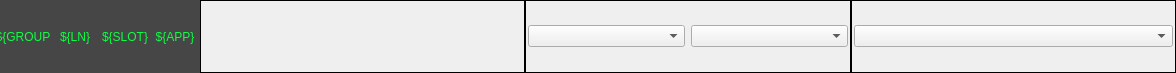
<?xml version="1.0" encoding="UTF-8"?>
<ui version="4.0">
 <class>Form</class>
 <widget class="QWidget" name="Form">
  <property name="geometry">
   <rect>
    <x>0</x>
    <y>0</y>
    <width>1176</width>
    <height>73</height>
   </rect>
  </property>
  <property name="minimumSize">
   <size>
    <width>0</width>
    <height>20</height>
   </size>
  </property>
  <property name="windowTitle">
   <string>Form</string>
  </property>
  <layout class="QHBoxLayout" name="horizontalLayout">
   <property name="spacing">
    <number>0</number>
   </property>
   <property name="leftMargin">
    <number>0</number>
   </property>
   <property name="topMargin">
    <number>0</number>
   </property>
   <property name="rightMargin">
    <number>0</number>
   </property>
   <property name="bottomMargin">
    <number>0</number>
   </property>
   <item>
    <widget class="QLabel" name="label">
     <property name="minimumSize">
      <size>
       <width>0</width>
       <height>20</height>
      </size>
     </property>
     <property name="maximumSize">
      <size>
       <width>50</width>
       <height>16777215</height>
      </size>
     </property>
     <property name="styleSheet">
      <string notr="true">color: rgb(12, 255, 68);
background-color: rgb(70, 70, 70);</string>
     </property>
     <property name="text">
      <string>${GROUP}</string>
     </property>
     <property name="alignment">
      <set>Qt::AlignCenter</set>
     </property>
    </widget>
   </item>
   <item>
    <widget class="QLabel" name="label_2">
     <property name="minimumSize">
      <size>
       <width>0</width>
       <height>20</height>
      </size>
     </property>
     <property name="maximumSize">
      <size>
       <width>50</width>
       <height>16777215</height>
      </size>
     </property>
     <property name="styleSheet">
      <string notr="true">color: rgb(12, 255, 68);
background-color: rgb(70, 70, 70);</string>
     </property>
     <property name="text">
      <string>${LN}</string>
     </property>
     <property name="alignment">
      <set>Qt::AlignCenter</set>
     </property>
    </widget>
   </item>
   <item>
    <widget class="QLabel" name="label_3">
     <property name="minimumSize">
      <size>
       <width>0</width>
       <height>20</height>
      </size>
     </property>
     <property name="maximumSize">
      <size>
       <width>50</width>
       <height>16777215</height>
      </size>
     </property>
     <property name="styleSheet">
      <string notr="true">color: rgb(12, 255, 68);
background-color: rgb(70, 70, 70);</string>
     </property>
     <property name="text">
      <string>${SLOT}</string>
     </property>
     <property name="alignment">
      <set>Qt::AlignCenter</set>
     </property>
    </widget>
   </item>
   <item>
    <widget class="QLabel" name="label_4">
     <property name="minimumSize">
      <size>
       <width>0</width>
       <height>20</height>
      </size>
     </property>
     <property name="maximumSize">
      <size>
       <width>50</width>
       <height>16777215</height>
      </size>
     </property>
     <property name="styleSheet">
      <string notr="true">color: rgb(12, 255, 68);
background-color: rgb(70, 70, 70);</string>
     </property>
     <property name="text">
      <string>${APP}</string>
     </property>
     <property name="alignment">
      <set>Qt::AlignCenter</set>
     </property>
    </widget>
   </item>
   <item>
    <widget class="PyDMFrame" name="PyDMFrame">
     <property name="minimumSize">
      <size>
       <width>0</width>
       <height>0</height>
      </size>
     </property>
     <property name="maximumSize">
      <size>
       <width>16777215</width>
       <height>16777215</height>
      </size>
     </property>
     <property name="toolTip">
      <string/>
     </property>
     <property name="frameShape">
      <enum>QFrame::Box</enum>
     </property>
     <property name="alarmSensitiveBorder" stdset="0">
      <bool>true</bool>
     </property>
     <property name="channel" stdset="0">
      <string>ca://${CN}:APP${APP}_ENABLE_RBV</string>
     </property>
     <layout class="QGridLayout" name="gridLayout_2">
      <property name="leftMargin">
       <number>2</number>
      </property>
      <property name="topMargin">
       <number>2</number>
      </property>
      <property name="rightMargin">
       <number>2</number>
      </property>
      <property name="bottomMargin">
       <number>2</number>
      </property>
      <property name="horizontalSpacing">
       <number>1</number>
      </property>
      <item row="0" column="1">
       <widget class="PyDMLabel" name="PyDMLabel">
        <property name="toolTip">
         <string/>
        </property>
        <property name="alignment">
         <set>Qt::AlignCenter</set>
        </property>
        <property name="alarmSensitiveContent" stdset="0">
         <bool>true</bool>
        </property>
        <property name="channel" stdset="0">
         <string>ca://${CN}:APP${APP}_ENABLE</string>
        </property>
       </widget>
      </item>
      <item row="0" column="0">
       <widget class="PyDMByteIndicator" name="PyDMByteIndicator">
        <property name="minimumSize">
         <size>
          <width>20</width>
          <height>0</height>
         </size>
        </property>
        <property name="maximumSize">
         <size>
          <width>20</width>
          <height>16777215</height>
         </size>
        </property>
        <property name="toolTip">
         <string/>
        </property>
        <property name="channel" stdset="0">
         <string>ca://${CN}:APP${APP}_STATUS</string>
        </property>
        <property name="offColor" stdset="0">
         <color>
          <red>255</red>
          <green>0</green>
          <blue>0</blue>
         </color>
        </property>
        <property name="showLabels" stdset="0">
         <bool>false</bool>
        </property>
        <property name="labels" stdset="0">
         <stringlist>
          <string></string>
         </stringlist>
        </property>
       </widget>
      </item>
     </layout>
    </widget>
   </item>
   <item>
    <widget class="PyDMFrame" name="PyDMFrame_2">
     <property name="maximumSize">
      <size>
       <width>16777215</width>
       <height>16777215</height>
      </size>
     </property>
     <property name="toolTip">
      <string/>
     </property>
     <property name="frameShape">
      <enum>QFrame::Box</enum>
     </property>
     <property name="alarmSensitiveBorder" stdset="0">
      <bool>true</bool>
     </property>
     <property name="channel" stdset="0">
      <string>ca://${CN}:APP${APP}_FACMODE_STAT</string>
     </property>
     <layout class="QGridLayout" name="gridLayout">
      <property name="leftMargin">
       <number>2</number>
      </property>
      <property name="topMargin">
       <number>2</number>
      </property>
      <property name="rightMargin">
       <number>2</number>
      </property>
      <property name="bottomMargin">
       <number>2</number>
      </property>
      <item row="0" column="0">
       <layout class="QGridLayout" name="gridLayout_3">
        <item row="0" column="0">
         <widget class="PyDMEnumComboBox" name="PyDMEnumComboBox">
          <property name="minimumSize">
           <size>
            <width>0</width>
            <height>0</height>
           </size>
          </property>
          <property name="toolTip">
           <string/>
          </property>
          <property name="currentText">
           <string/>
          </property>
          <property name="channel" stdset="0">
           <string>ca://${CN}:APP${APP}_FACMODE_USER</string>
          </property>
         </widget>
        </item>
        <item row="0" column="1">
         <widget class="PyDMEnumComboBox" name="PyDMEnumComboBox_3">
          <property name="minimumSize">
           <size>
            <width>0</width>
            <height>0</height>
           </size>
          </property>
          <property name="toolTip">
           <string/>
          </property>
          <property name="currentText">
           <string/>
          </property>
          <property name="channel" stdset="0">
           <string>ca://${CN}:APP${APP}_FACMODE_AUTO</string>
          </property>
         </widget>
        </item>
       </layout>
      </item>
     </layout>
    </widget>
   </item>
   <item>
    <widget class="PyDMFrame" name="PyDMFrame_3">
     <property name="maximumSize">
      <size>
       <width>16777215</width>
       <height>16777215</height>
      </size>
     </property>
     <property name="toolTip">
      <string/>
     </property>
     <property name="frameShape">
      <enum>QFrame::Box</enum>
     </property>
     <property name="alarmSensitiveBorder" stdset="0">
      <bool>true</bool>
     </property>
     <property name="channel" stdset="0">
      <string>ca://${P}:MPS_EN_RBV</string>
     </property>
     <layout class="QGridLayout" name="gridLayout_5">
      <property name="leftMargin">
       <number>2</number>
      </property>
      <property name="topMargin">
       <number>2</number>
      </property>
      <property name="rightMargin">
       <number>2</number>
      </property>
      <property name="bottomMargin">
       <number>2</number>
      </property>
      <item row="0" column="0">
       <layout class="QGridLayout" name="gridLayout_4">
        <item row="0" column="0">
         <widget class="PyDMEnumComboBox" name="PyDMEnumComboBox_2">
          <property name="minimumSize">
           <size>
            <width>0</width>
            <height>0</height>
           </size>
          </property>
          <property name="toolTip">
           <string/>
          </property>
          <property name="channel" stdset="0">
           <string>ca://${P}:MPS_EN</string>
          </property>
         </widget>
        </item>
       </layout>
      </item>
     </layout>
    </widget>
   </item>
  </layout>
 </widget>
 <customwidgets>
  <customwidget>
   <class>PyDMLabel</class>
   <extends>QLabel</extends>
   <header>pydm.widgets.label</header>
  </customwidget>
  <customwidget>
   <class>PyDMByteIndicator</class>
   <extends>QWidget</extends>
   <header>pydm.widgets.byte</header>
  </customwidget>
  <customwidget>
   <class>PyDMEnumComboBox</class>
   <extends>QComboBox</extends>
   <header>pydm.widgets.enum_combo_box</header>
  </customwidget>
  <customwidget>
   <class>PyDMFrame</class>
   <extends>QFrame</extends>
   <header>pydm.widgets.frame</header>
   <container>1</container>
  </customwidget>
 </customwidgets>
 <resources/>
 <connections/>
</ui>
